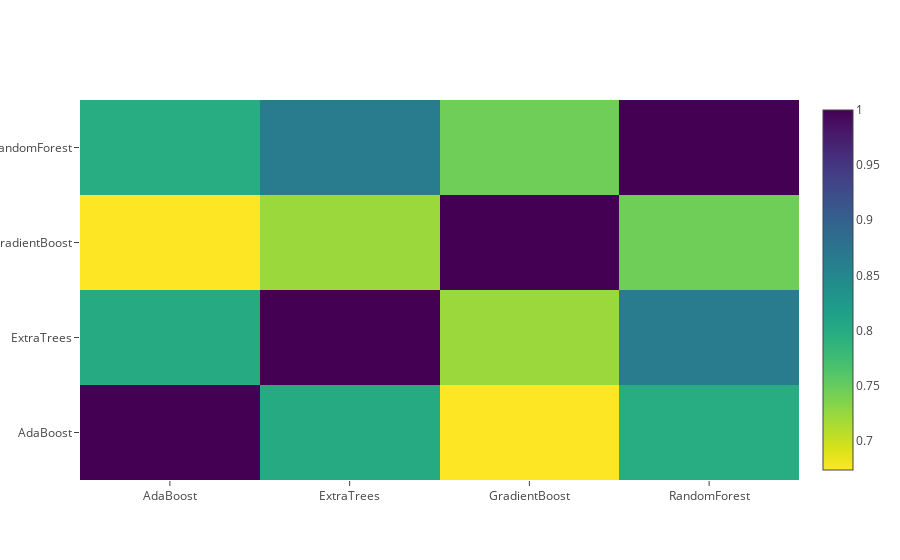

Notebook source saved alongside this figure:
### Markdown cell above
**Correlation Heatmap of the Second Level Training set**

### Code cell
data = [
    go.Heatmap(
        z= base_predictions_train.astype(float).corr().values ,
        x=base_predictions_train.columns.values,
        y= base_predictions_train.columns.values,
          colorscale='Viridis',
            showscale=True,
            reversescale = True
    )
]
py.iplot(data, filename='labelled-heatmap')

### Figure 1 — Plotly figure (JSON) as saved in the notebook; plotly's stock layout.template omitted (floating-point values rounded to 4 significant figures)
{"data": [{"colorscale": "Viridis", "reversescale": true, "showscale": true, "type": "heatmap", "x": ["AdaBoost", "ExtraTrees", "GradientBoost", "RandomForest"], "y": ["AdaBoost", "ExtraTrees", "GradientBoost", "RandomForest"], "z": [[1.0, 0.8006, 0.6733, 0.7971], [0.8006, 1.0, 0.7222, 0.8642], [0.6733, 0.7222, 1.0, 0.7456], [0.7971, 0.8642, 0.7456, 1.0]]}], "layout": {}}
